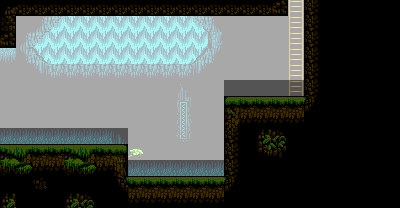

This game map was drawn from its Tiled (.tmx) file and the tilesets committed beside it. A one-line description and the trimmed map source follow:
An orthogonal 25x13 tile map with 16x16 px tiles, 5 tile layers (Back2, Back, Deafult, Front, ...), 2 tilesets and 8 objects.

<map version="1.10" tiledversion="1.10.1" orientation="orthogonal" renderorder="right-down" width="25" height="13" tilewidth="16" tileheight="16" infinite="0" nextlayerid="13" nextobjectid="31">
 <properties>
  <property name="BottomSection" type="int" value="-1" />
  <property name="LeftSection" type="int" value="2" />
  <property name="Level" type="int" value="3" />
  <property name="RightSection" type="int" value="-1" />
  <property name="TopSection" type="int" value="4" />
 </properties>
 <tileset firstgid="1" source="../Level0_Tileset.tsx" />
 <tileset firstgid="801" source="../PathfindingLayout.tsx" />
 <layer id="4" name="Back2" width="25" height="13">
  <data>[325 cells, 218 non-empty, 2 distinct tile ids]</data>
 </layer>
 <layer id="3" name="Back" width="25" height="13">
  <data>[325 cells, 41 non-empty, 19 distinct tile ids]</data>
 </layer>
 <layer id="2" name="Deafult" width="25" height="13">
  <data>[325 cells, 6 non-empty, 1 distinct tile ids]</data>
 </layer>
 <layer id="1" name="Front" width="25" height="13">
  <data>[325 cells, 79 non-empty, 23 distinct tile ids]</data>
 </layer>
 <layer id="12" name="PathfindingLayout" width="25" height="13" opacity="0.66">
  <data>[325 cells, 325 non-empty, 3 distinct tile ids]</data>
 </layer>
 <objectgroup id="10" name="Objects">
  <object id="30" x="176" y="96" width="16" height="48">
   <properties>
    <property name="IsVertical" type="bool" value="true" />
    <property name="PlatformType" type="int" value="0" />
    <property name="Type" value="MovingPlatform" />
   </properties>
  </object>
 </objectgroup>
 <objectgroup id="8" name="Colliders">
  <object id="13" x="0" y="144" width="128" height="32">
   <properties>
    <property name="AFFECTING_LAYERS" value="PLAYER_LAYER" />
    <property name="OBJECT_LAYERS" value="GROUND_LAYER" />
   </properties>
  </object>
  <object id="14" x="128" y="176" width="96" height="16">
   <properties>
    <property name="AFFECTING_LAYERS" value="PLAYER_LAYER" />
    <property name="OBJECT_LAYERS" value="GROUND_LAYER" />
   </properties>
  </object>
  <object id="15" x="224" y="96" width="80" height="80">
   <properties>
    <property name="AFFECTING_LAYERS" value="PLAYER_LAYER" />
    <property name="OBJECT_LAYERS" value="GROUND_LAYER" />
   </properties>
  </object>
  <object id="16" x="304" y="0" width="16" height="96">
   <properties>
    <property name="AFFECTING_LAYERS" value="PLAYER_LAYER" />
    <property name="OBJECT_LAYERS" value="GROUND_LAYER" />
   </properties>
  </object>
  <object id="17" x="0" y="0" width="16" height="48">
   <properties>
    <property name="AFFECTING_LAYERS" value="PLAYER_LAYER" />
    <property name="OBJECT_LAYERS" value="GROUND_LAYER" />
   </properties>
  </object>
  <object id="18" x="16" y="0" width="272" height="16">
   <properties>
    <property name="AFFECTING_LAYERS" value="PLAYER_LAYER" />
    <property name="OBJECT_LAYERS" value="GROUND_LAYER" />
   </properties>
  </object>
  <object id="27" x="288" y="0" width="16" height="96">
   <properties>
    <property name="AFFECTING_LAYERS" value="USE_LADDER_LAYER" />
    <property name="OBJECT_LAYERS" value="LADDER_LAYER" />
   </properties>
  </object>
 </objectgroup>
</map>
